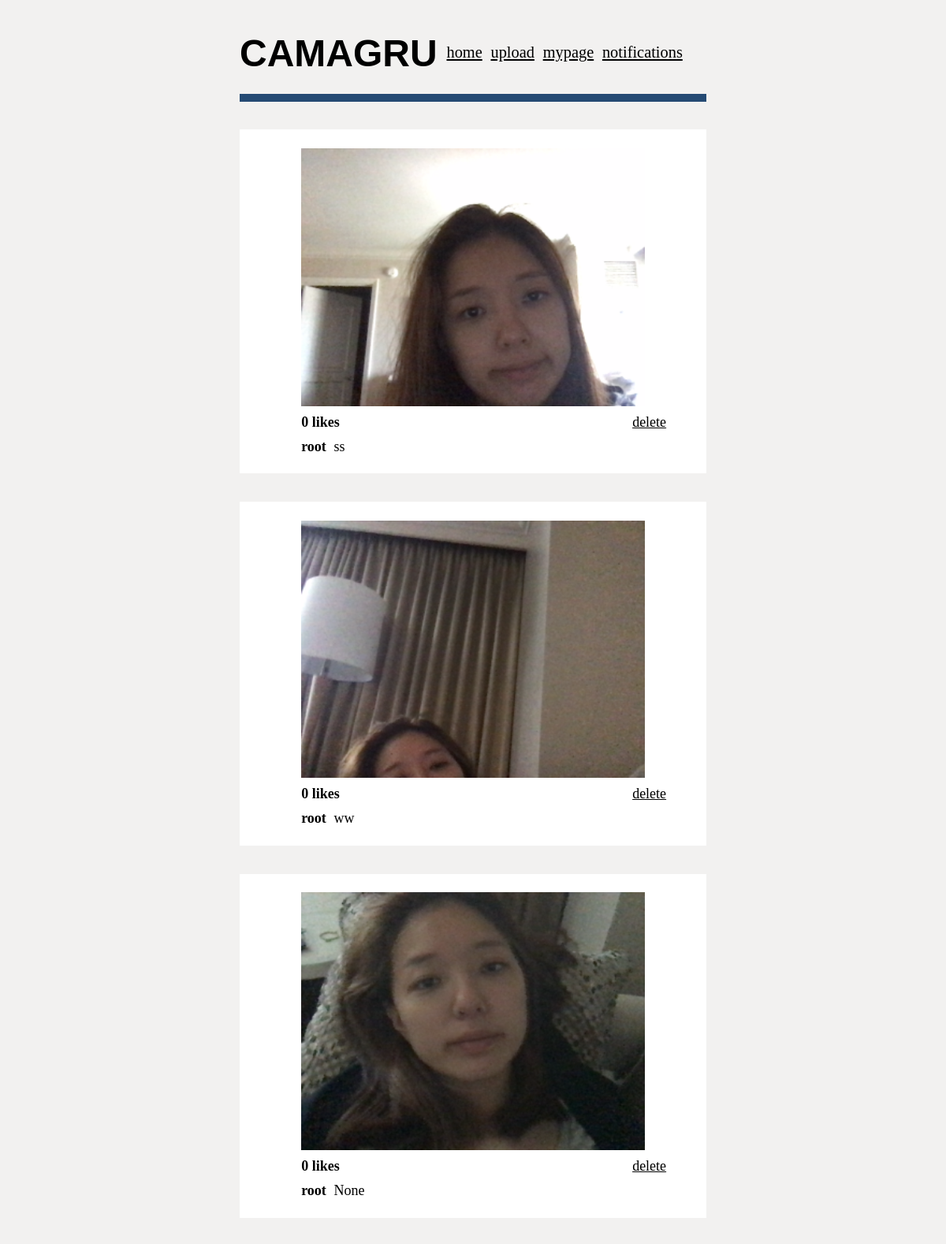
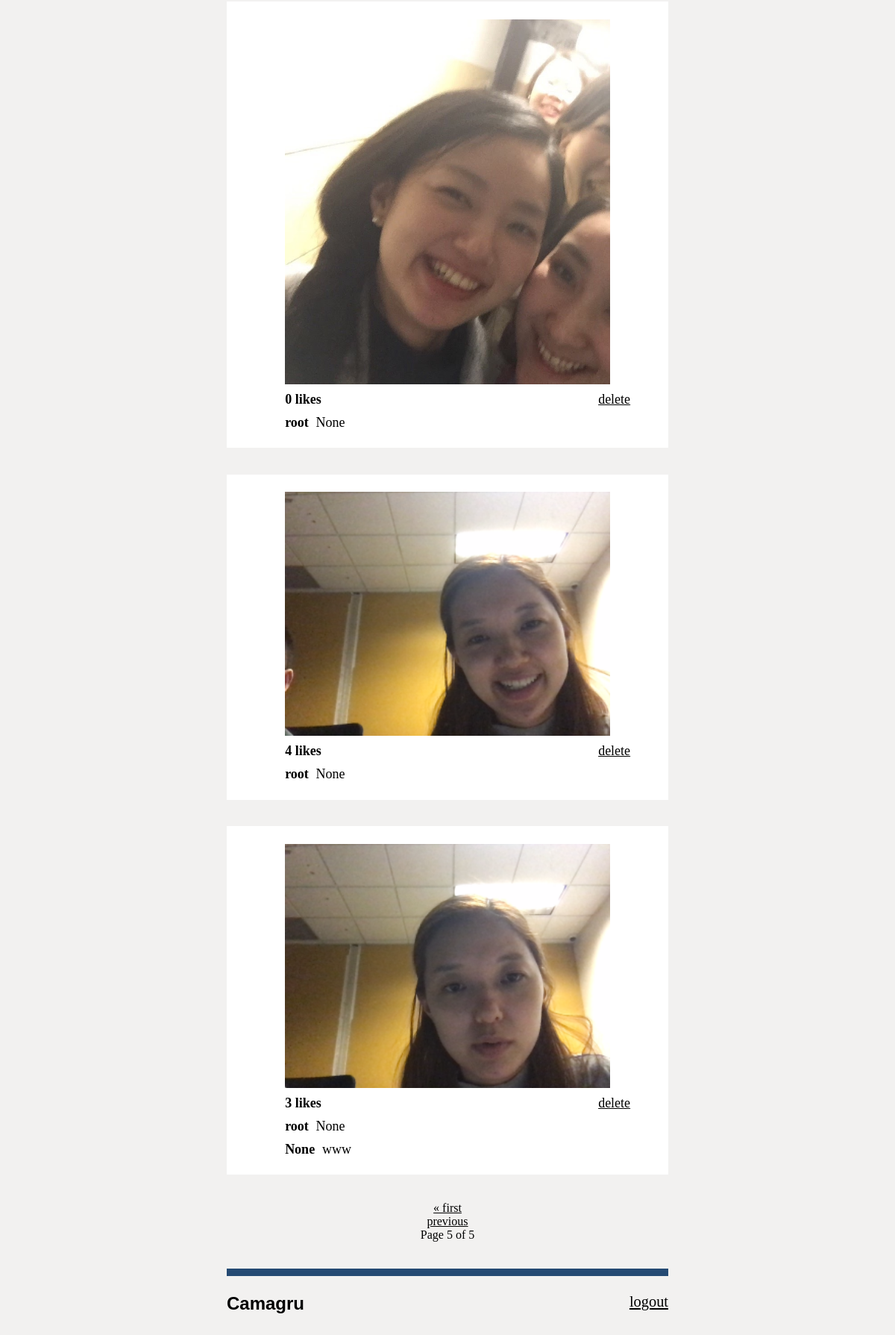
/mypage/?page=5 (signed in), run on the app's committed database (2 pictures, top to bottom).
### blog/models.py (models this page shows, shortened)
class Image(models.Model):
    image = models.ImageField(upload_to='images/')
    user = models.ForeignKey(User, on_delete=models.CASCADE)
    uploaded_at = models.DateTimeField(auto_now_add=True)
    num_likes = models.IntegerField(default=0)
    caption = models.CharField(max_length=100, null=True)
    likes = models.ManyToManyField(User, related_name='likes', blank=True)

class Comment(models.Model):
    text = models.TextField()
    user = models.ForeignKey(User, on_delete=models.CASCADE, null=True)
    posted_at = models.DateTimeField(auto_now_add=True)
    image = models.ForeignKey(to=Image, related_name='comments', on_delete=models.CASCADE)

### blog/views.py (the view)
# urls.py: path('mypage/', views.mypage, name='mypage'),
@login_required
def mypage(request):
    image_list = Image.objects.filter(user=request.user).order_by('-uploaded_at')
    paginator = Paginator(image_list, 10)
    page = request.GET.get('page')
    images = paginator.get_page(page)
    return render(request, 'mypage.html', {'images': images})

### blog/templates/mypage.html (shortened to what this page needs)
{% extends 'base.html' %}
{% load static %}
{% block stylesheet %}<link rel="stylesheet" href="{% static 'css/home.css' %}">{% endblock %}
{% block content %}
<center>
    {% if user.is_authenticated %}
        {% for img in images %}
        <div class='post'>
            <div><img id="photo" src="{{ img.image.url }}" alt="image"></div>
            <div class='likedelete'>
                <div id='likes'>{{ img.num_likes }} likes</div>
                <div id='delete'><a href="{% url 'delete' img.pk %}">delete</a></div>
            </div>
            <div class='captioncorner'>
                <div id='user'>{{ img.user }}</div>
                <div id='caption'>{{ img.caption }}</div>
            </div>
            {% for comment in img.comments.all %}
                <div class='captioncorner'>
                    <div id='user'>{{ comment.user}}</div>
                    <div id='caption'>{{ comment.text }}</div>
                </div>
            {% endfor %}
        </div>
        {% endfor %}
        <div class="pagination">
            <span class="step-links">
                {% if images.has_previous %}
                    <a href="?page=1">&laquo; first</a>
                    <a href="?page={{ images.previous_page_number }}">previous</a>
                {% endif %}
                <span class="current">
                    Page {{ images.number }} of {{ images.paginator.num_pages }}
                </span>
                </span>
        </div>
    {% endif %}
</center>
{% endblock %}

### blog/static/css/base.css (style rules this page uses)
body { background-color: rgb(242, 241, 240); }
a:link { display: flex; justify-content: center; color: black; }

### blog/static/css/home.css (style rules this page uses)
.post { display: flex; flex-direction: column; justify-content: center; background-color: white; padding: 2%; margin: 3%; margin-inline-start: 25%; margin-inline-end: 25%; }
#photo { display: flex; justify-content: center; width: 80%; height: 80%; }
.captioncorner { display: flex; flex-direction: row; justify-content: left; margin-top: 10px; margin-inline-start: 10%; font-size: 1.5vw; }
#user { font-weight: bold; }
#caption { display: flex; margin-inline-start: 2%; }
.likedelete { display: flex; flex-direction: row; justify-content: space-between; margin-top: 10px; margin-inline-start: 10%; margin-inline-end:5%; font-size: 1.5vw; }
#likes { font-weight: bold; }
#delete { display: flex; }
.pagination { display: flex; flex-direction: row; justify-content: center; }

### data on the page
Image: image (picture), num_likes "0", user "root", caption "ss"
Image: image (picture), num_likes "0", user "root", caption "ww"
Image: image (picture), num_likes "0", user "root", caption "None"
Image: image (picture), num_likes "0", user "root", caption "None"
Image: image (picture), num_likes "4", user "root", caption "None"
Image: image (picture), num_likes "3", user "root", caption "None"
Comment: user "None", text "www"

### other printed values
{{ images.number }} "5"
{{ images.paginator.num_pages }} "5"
